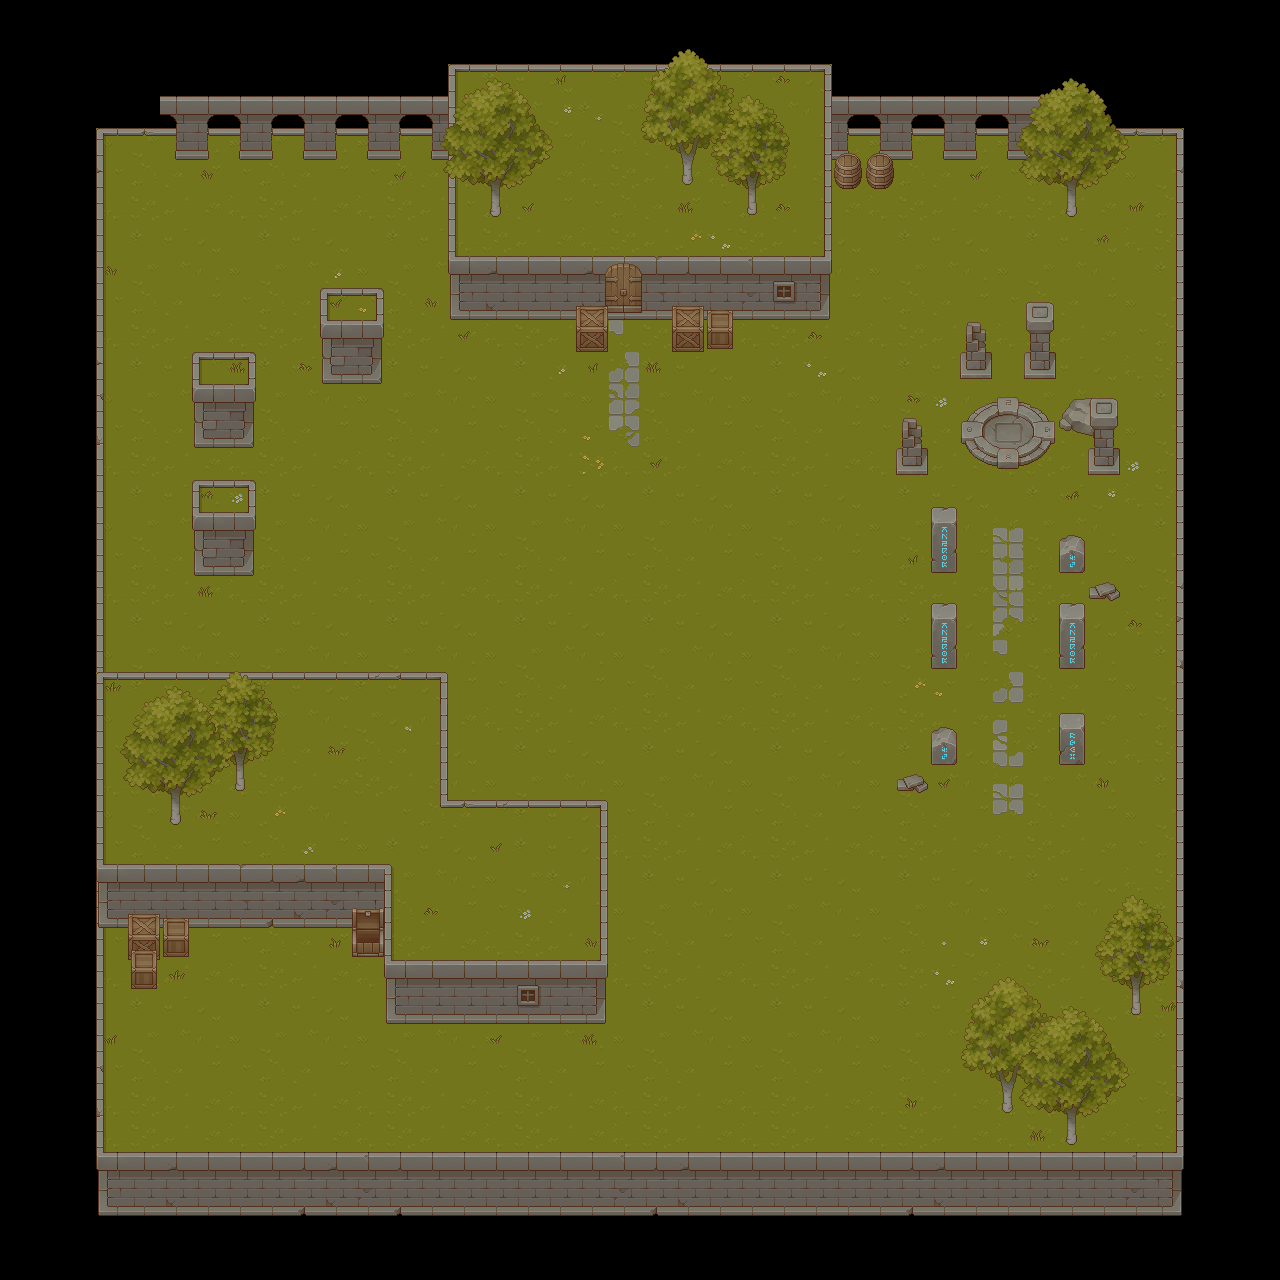

Rendered tile map (Tiled .tmx) drawn with the repository's tilesets; below, a short description and the map source with its tile grids summarised:
An orthogonal 40x40 tile map with 32x32 px tiles, 6 tile layers (Grama, Parede, SecondFloor, Objects, ...), 9 tilesets and 70 objects (21x Enemies, player, Enemies').

<map version="1.10" tiledversion="1.11.0" orientation="orthogonal" renderorder="right-down" width="40" height="40" tilewidth="32" tileheight="32" infinite="0" nextlayerid="13" nextobjectid="162">
 <tileset firstgid="1" name="TX Plant" tilewidth="32" tileheight="32" tilecount="256" columns="16">
  <image source="graphics/TX Plant.png" width="512" height="512" />
 </tileset>
 <tileset firstgid="257" name="TX Props" tilewidth="32" tileheight="32" tilecount="256" columns="16">
  <image source="graphics/TX Props.png" width="512" height="512" />
 </tileset>
 <tileset firstgid="513" name="TX Shadow Plant" tilewidth="32" tileheight="32" tilecount="256" columns="16">
  <image source="graphics/TX Shadow Plant.png" width="512" height="512" />
 </tileset>
 <tileset firstgid="769" name="TX Shadow" tilewidth="32" tileheight="32" tilecount="256" columns="16">
  <image source="graphics/TX Shadow.png" width="512" height="512" />
 </tileset>
 <tileset firstgid="1025" name="TX Struct" tilewidth="32" tileheight="32" tilecount="256" columns="16">
  <image source="graphics/TX Struct.png" width="512" height="512" />
 </tileset>
 <tileset firstgid="1281" name="TX Tileset Grass" tilewidth="32" tileheight="32" tilecount="64" columns="8">
  <image source="graphics/TX Tileset Grass.png" width="256" height="256" />
 </tileset>
 <tileset firstgid="1345" name="TX Tileset Stone Ground" tilewidth="32" tileheight="32" tilecount="64" columns="8">
  <image source="graphics/TX Tileset Stone Ground.png" width="256" height="256" />
 </tileset>
 <tileset firstgid="1409" name="TX Tileset Wall" tilewidth="32" tileheight="32" tilecount="256" columns="16">
  <image source="graphics/TX Tileset Wall.png" width="512" height="512" />
 </tileset>
 <tileset firstgid="1665" name="magomenor" tilewidth="32" tileheight="32" tilecount="1" columns="1">
  <image source="../../images/personagem/magomenor.png" width="32" height="36" />
 </tileset>
 <layer id="1" name="Grama" width="40" height="40">
  <data>[1600 cells, 1088 non-empty, 35 distinct tile ids]</data>
 </layer>
 <layer id="2" name="Parede" width="40" height="40">
  <data>[1600 cells, 320 non-empty, 49 distinct tile ids]</data>
 </layer>
 <layer id="3" name="SecondFloor" width="40" height="40">
  <data>[1600 cells, 160 non-empty, 40 distinct tile ids]</data>
 </layer>
 <layer id="5" name="Objects" width="40" height="40">
  <data>[1600 cells, 165 non-empty, 94 distinct tile ids]</data>
 </layer>
 <layer id="6" name="Objects2" width="40" height="40">
  <data>[1600 cells, 79 non-empty, 53 distinct tile ids]</data>
 </layer>
 <layer id="7" name="Details" width="40" height="40">
  <data>[1600 cells, 43 non-empty, 13 distinct tile ids]</data>
 </layer>
 <objectgroup id="11" name="collision">
  <object id="29" x="575.333" y="320.667" width="33" height="31.4167" />
  <object id="30" x="671" y="319.667" width="34" height="32.6667" />
  <object id="33" x="708" y="322.667" width="25" height="26.5" />
  <object id="35" x="128.667" y="928" width="30" height="60.4167" />
  <object id="37" x="158.667" y="930" width="30.5833" height="27.0833" />
  <object id="38" x="351.667" y="929.333" width="33.6667" height="27.5833" />
  <object id="41" x="830.667" y="154" width="63.8333" height="35.5833" />
  <object id="45" x="95.3333" y="672" width="353.667" height="256.25" />
  <object id="48" x="174.667" y="128.667" width="34.5455" height="31.3333" />
  <object id="49" x="239.333" y="131.333" width="33.394" height="28" />
  <object id="52" x="303.333" y="132" width="33.0909" height="27.2122" />
  <object id="54" x="366.667" y="133.333" width="34.6667" height="26.3636" />
  <object id="55" x="430.909" y="133.333" width="18.4242" height="27.2727" />
  <object id="57" x="892" y="132.667" width="21.3333" height="26.6667" />
  <object id="59" x="943" y="129.333" width="34.3333" height="31.3333" />
  <object id="60" x="1007.25" y="127.333" width="18.0833" height="33.3333" />
  <object id="67" x="191.833" y="351.667" width="64.4167" height="96.3333" />
  <object id="72" x="320" y="287.5" width="64.6667" height="96.75" />
  <object id="74" x="192" y="480" width="64" height="96.6667" />
  <object id="76" x="960.667" y="321.333" width="31.8333" height="57.3333" />
  <object id="78" x="1023.67" y="301.333" width="32.4167" height="78" />
  <object id="80" x="896.167" y="417.5" width="31.8333" height="57.8333" />
  <object id="85" x="1058" y="397.333" width="60" height="41.3333" />
  <object id="87" x="1087.33" y="439.333" width="32" height="36.25" />
  <object id="91" x="1059.33" y="534" width="25.3333" height="39.4167" />
  <object id="92" x="930.667" y="602" width="26.6667" height="68" />
  <object id="94" x="1058.67" y="603.5" width="26.3333" height="65.9167" />
  <object id="96" x="930" y="728" width="27.3333" height="38" />
  <object id="97" x="1059.33" y="712.667" width="25.6667" height="52.5833" />
  <object id="102" x="1088.67" y="580.667" width="32" height="21.3333" />
  <object id="103" x="896" y="773.167" width="32.5833" height="21" />
  <object id="104" x="960.333" y="395.833" width="94.6667" height="75.3333">
   <ellipse />
  </object>
  <object id="105" x="50" y="90.6667" width="54.5" height="599.333" />
  <object id="106" x="94.6667" y="87.3333" width="356.667" height="49.3333" />
  <object id="107" x="82" y="910" width="22.6667" height="251.333" />
  <object id="112" x="86.6667" y="1151.58" width="1097.33" height="39.0909" />
  <object id="113" x="842" y="121" width="343" height="15.25" />
  <object id="114" x="1176" y="135.5" width="15.5" height="1017.5" />
  <object id="115" x="1001.82" y="1065.33" width="11.7576" height="47.6969" />
  <object id="116" x="1065.51" y="1097.33" width="11.7576" height="47.7576" />
  <object id="117" x="1130.55" y="974" width="10.7878" height="41.394" />
  <object id="119" x="1065.5" y="176" width="11.8333" height="41.4167" />
  <object id="122" x="931.667" y="507.333" width="25" height="65.3333" />
  <object id="152" x="448.667" y="64.3333" width="383" height="209.333" />
  <object id="155" x="450" y="274.114" width="380.458" height="45.9091" />
  <object id="158" x="383.867" y="800.479" width="223.674" height="178.542" />
  <object id="160" x="385.898" y="979.381" width="220.204" height="44.5114" />
 </objectgroup>
 <objectgroup id="12" name="Entities">
  <object id="125" name="player" x="624.364" y="464.364">
   <point />
  </object>
  <object id="126" name="Enemies" x="146" y="355.333">
   <point />
  </object>
  <object id="127" name="Enemies" x="177.333" y="274">
   <point />
  </object>
  <object id="128" name="Enemies" x="260.667" y="214.667">
   <point />
  </object>
  <object id="129" name="Enemies" x="385.333" y="208.667">
   <point />
  </object>
  <object id="130" name="Enemies" x="148.667" y="498">
   <point />
  </object>
  <object id="131" name="Enemies" x="148.667" y="642">
   <point />
  </object>
  <object id="132" name="Enemies" x="157.333" y="1036.67">
   <point />
  </object>
  <object id="133" name="Enemies" x="248.667" y="1102">
   <point />
  </object>
  <object id="134" name="Enemies" x="464" y="1118.67">
   <point />
  </object>
  <object id="135" name="Enemies" x="886" y="236">
   <point />
  </object>
  <object id="136" name="Enemies" x="996" y="222">
   <point />
  </object>
  <object id="137" name="Enemies" x="1110" y="312">
   <point />
  </object>
  <object id="138" name="Enemies" x="1130" y="526">
   <point />
  </object>
  <object id="140" name="Enemies" x="1052" y="934">
   <point />
  </object>
  <object id="141" name="Enemies" x="622" y="1110">
   <point />
  </object>
  <object id="142" name="Enemies" x="802" y="1106">
   <point />
  </object>
  <object id="143" name="Enemies" x="928" y="1104">
   <point />
  </object>
  <object id="144" name="Enemies" x="941" y="997">
   <point />
  </object>
  <object id="145" name="Enemies" x="1119" y="861">
   <point />
  </object>
  </objectgroup>
</map>
<!-- 3 of 70 objects omitted -->
